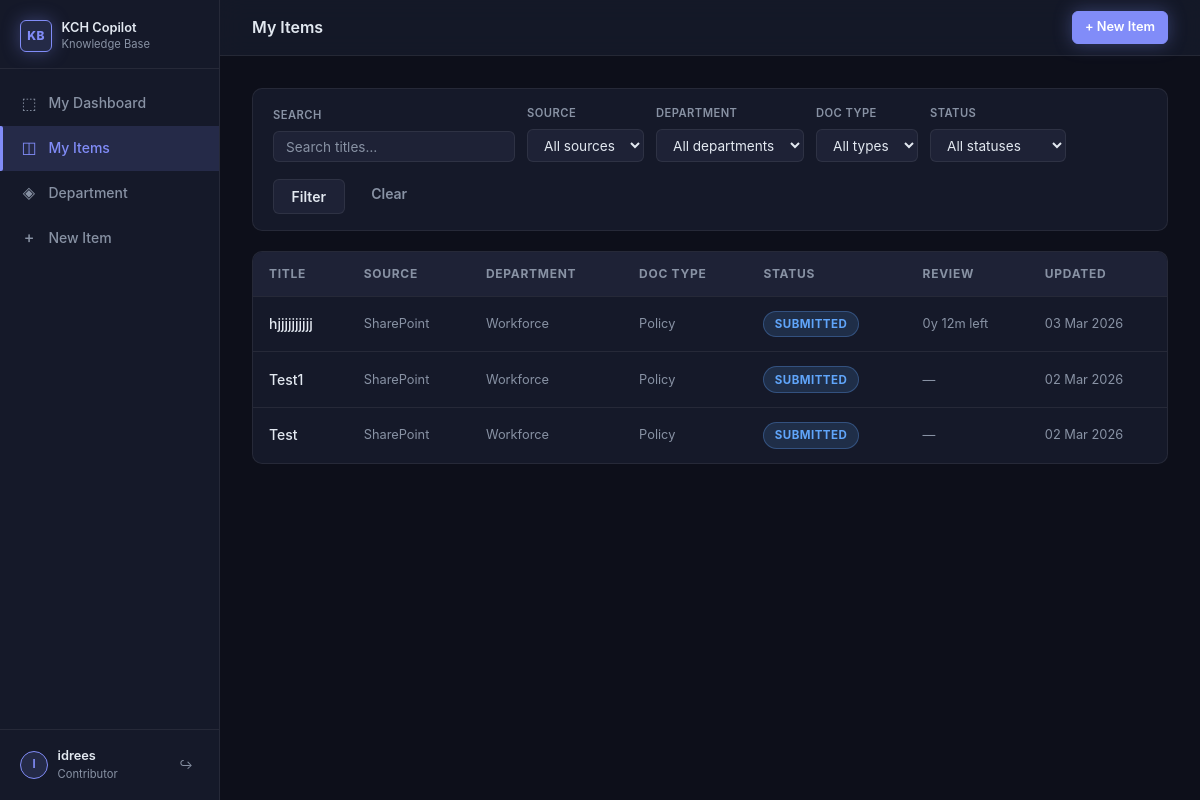
Page /app/items (signed in) on the committed database.
### models.py (models this page shows)
class KnowledgeItem(Base):
    __tablename__ = "knowledge_items"
    id = Column(Integer, primary_key=True, autoincrement=True)
    title = Column(String, nullable=False)
    summary = Column(Text, nullable=True)
    text_content = Column(Text, nullable=True)
    source_id = Column(Integer, ForeignKey("sources.id"), nullable=True)
    department_id = Column(Integer, ForeignKey("departments.id"), nullable=True)
    document_type_id = Column(Integer, ForeignKey("document_types.id"), nullable=True)
    owner_id = Column(Integer, ForeignKey("users.id"), nullable=False)
    status_id = Column(Integer, ForeignKey("statuses.id"), nullable=True)
    is_locked = Column(Boolean, default=False)
    review_due_date = Column(DateTime, nullable=True)
    created_at = Column(DateTime, default=datetime.utcnow)
    updated_at = Column(DateTime, default=datetime.utcnow, onupdate=datetime.utcnow)
    source = relationship("Source", back_populates="items")
    department = relationship("Department", back_populates="items")
    document_type = relationship("DocumentType", back_populates="items")
    owner = relationship("User", back_populates="items")
    status = relationship("Status", back_populates="items")
    files = relationship("ItemFile", back_populates="item", cascade="all, delete-orphan")
    status_history = relationship("StatusHistory", back_populates="item", order_by="StatusHistory.created_at")

class Source(Base):
    __tablename__ = "sources"
    id = Column(Integer, primary_key=True, autoincrement=True)
    name = Column(String, nullable=False)
    description = Column(Text, nullable=True)
    is_active = Column(Boolean, default=True)
    created_at = Column(DateTime, default=datetime.utcnow)
    items = relationship("KnowledgeItem", back_populates="source")

class Department(Base):
    __tablename__ = "departments"
    id = Column(Integer, primary_key=True, autoincrement=True)
    name = Column(String, unique=True, nullable=False)
    created_at = Column(DateTime, default=datetime.utcnow)
    users = relationship("User", back_populates="department")
    items = relationship("KnowledgeItem", back_populates="department")

class DocumentType(Base):
    __tablename__ = "document_types"
    id = Column(Integer, primary_key=True, autoincrement=True)
    name = Column(String, unique=True, nullable=False)
    created_at = Column(DateTime, default=datetime.utcnow)
    items = relationship("KnowledgeItem", back_populates="document_type")

class Status(Base):
    __tablename__ = "statuses"
    id = Column(Integer, primary_key=True, autoincrement=True)
    name = Column(String, nullable=False)
    sort_order = Column(Integer, default=0)
    admin_only = Column(Boolean, default=False)
    color_class = Column(String, default="status-default")
    is_active = Column(Boolean, default=True)
    items = relationship("KnowledgeItem", back_populates="status")
    history_from = relationship(
        "StatusHistory", foreign_keys="StatusHistory.from_status_id", back_populates="from_status"
    )
    history_to = relationship(
        "StatusHistory", foreign_keys="StatusHistory.to_status_id", back_populates="to_status"
    )

### routers/app.py (the view)
@router.get("/items", response_class=HTMLResponse)
async def items_list(
    request: Request,
    session: dict = Depends(require_session),
    db: Session = Depends(get_db),
    source_id: int = None,
    department_id: int = None,
    document_type_id: int = None,
    status_id: int = None,
    q: str = None,
):
    user_id = session["user_id"]
    query = db.query(KnowledgeItem).filter(KnowledgeItem.owner_id == user_id)
    if source_id:
        query = query.filter(KnowledgeItem.source_id == source_id)
    if department_id:
        query = query.filter(KnowledgeItem.department_id == department_id)
    if document_type_id:
        query = query.filter(KnowledgeItem.document_type_id == document_type_id)
    if status_id:
        query = query.filter(KnowledgeItem.status_id == status_id)
    if q:
        query = query.filter(KnowledgeItem.title.ilike(f"%{q}%"))
    items = query.order_by(KnowledgeItem.updated_at.desc()).all()
    return templates.TemplateResponse("app/items.html", {
        "request": request,
        "items": items,
        "sources": db.query(Source).filter(Source.is_active == True).order_by(Source.name).all(),
        "departments": db.query(Department).order_by(Department.name).all(),
        "document_types": db.query(DocumentType).order_by(DocumentType.name).all(),
        "statuses": db.query(Status).filter(Status.is_active == True).order_by(Status.sort_order).all(),
        "filters": {
            "source_id": source_id,
            "department_id": department_id,
            "document_type_id": document_type_id,
            "status_id": status_id,
            "q": q or "",
        },
        "msg": request.query_params.get("msg"),
        "error": request.query_params.get("error"),
    })

### templates/app/items.html (shortened to what this page needs)
{% extends "base.html" %}
{% block page_title %}My Items{% endblock %}
{% block header_actions %}
  <a href="/app/items/new" class="btn btn-primary btn-sm">+ New Item</a>
{% endblock %}
{% block content %}
<form method="get" action="/app/items">
  <div class="filters-bar">
    <div class="form-group">
      <label class="field-label">Search</label>
      <input type="text" name="q" class="field-input" placeholder="Search titles…" value="{{ filters.q }}">
    </div>
    <div class="form-group">
      <label class="field-label">Source</label>
      <select name="source_id" class="field-select">
        <option value="">All sources</option>
      </select>
    </div>
    <div class="form-group">
      <label class="field-label">Department</label>
      <select name="department_id" class="field-select">
        <option value="">All departments</option>
      </select>
    </div>
    <div class="form-group">
      <label class="field-label">Doc type</label>
      <select name="document_type_id" class="field-select">
        <option value="">All types</option>
      </select>
    </div>
    <div class="form-group">
      <label class="field-label">Status</label>
      <select name="status_id" class="field-select">
        <option value="">All statuses</option>
      </select>
    </div>
    <div class="form-group" style="display:flex;align-items:flex-end;gap:.5rem;">
      <button type="submit" class="btn btn-secondary">Filter</button>
      <a href="/app/items" class="btn btn-ghost">Clear</a>
    </div>
  </div>
</form>
{% if items %}
<div class="table-wrap">
  <table>
    <thead>
      <tr>
        <th>Title</th>
        <th>Source</th>
        <th>Department</th>
        <th>Doc type</th>
        <th>Status</th>
        <th>Review</th>
        <th>Updated</th>
      </tr>
    </thead>
    <tbody>
      {% for item in items %}
      <tr>
        <td>
          <a href="/app/items/{{ item.id }}" style="color:var(--text);font-weight:500;">{{ item.title }}</a>
        </td>
        <td class="text-sm text-muted">{{ item.source.name if item.source else "—" }}</td>
        <td class="text-sm text-muted">{{ item.department.name if item.department else "—" }}</td>
        <td class="text-sm text-muted">{{ item.document_type.name if item.document_type else "—" }}</td>
        <td>
          {% if item.status %}
          <span class="badge {{ item.status.color_class }}">{{ item.status.name }}</span>
          {% else %}—{% endif %}
        </td>
        <td class="text-sm text-muted">{{ review_label(item.review_due_date) or "—" }}</td>
        <td class="text-sm text-muted">{{ item.updated_at.strftime("%d %b %Y") if item.updated_at else "—" }}</td>
      </tr>
      {% endfor %}
    </tbody>
  </table>
</div>
{% else %}
<div class="empty-state">
  <h3>No items found</h3>
  <p>{% if filters.q or filters.source_id or filters.status_id %}Try adjusting your filters.{% else %}Submit your first knowledge item.{% endif %}</p>
  <a href="/app/items/new" class="btn btn-primary">New item</a>
</div>
{% endif %}
{% endblock %}

### static/style.css (style rules this page uses)
:root { --bg: #0d0f1a; --surface: #151929; --surface-2: #1e2236; --surface-3: #252a42; --text: #e2e8f0; --text-muted: #8892a4; --border: rgba(255, 255, 255, 0.07); --border-focus: rgba(129, 140, 248, 0.5); --accent: #818cf8; --accent-dim: rgba(129, 140, 248, 0.15); --accent-glow: 0 0 18px rgba(129, 140, 248, 0.35); --success: #4ade80; --success-dim: rgba(74, 222, 128, 0.12); --danger: #f87171; --danger-dim: rgba(248, 113, 113, 0.12); --warning: #fbbf24; --warning-dim: rgba(251, 191, 36, 0.12); --info: #38bdf8; --info-dim: rgba(56, 189, 248, 0.12); --radius: 10px; --radius-sm: 6px; --transition: 150ms ease; --sidebar-w: 220px; --header-h: 56px; --font: -apple-system, BlinkMacSystemFont, 'Segoe UI', Roboto, 'Inter', sans-serif; }
*, *::before, *::after { box-sizing: border-box; margin: 0; padding: 0; }
html { height: 100%; }
body { font-family: var(--font); font-size: 15px; line-height: 1.6; color: var(--text); background: var(--bg); min-height: 100%; }
a { color: var(--accent); text-decoration: none; }
.table-wrap { background: var(--surface); border: 1px solid var(--border); border-radius: var(--radius); overflow: hidden; }
table { width: 100%; border-collapse: collapse; }
thead th { background: var(--surface-2); padding: .75rem 1rem; text-align: left; font-size: .75rem; font-weight: 700; text-transform: uppercase; letter-spacing: .06em; color: var(--text-muted); border-bottom: 1px solid var(--border); white-space: nowrap; }
tbody td { padding: .875rem 1rem; border-bottom: 1px solid var(--border); font-size: .875rem; color: var(--text); vertical-align: middle; }
tbody tr:last-child td { border-bottom: none; }
.form-group { margin-bottom: 1.25rem; }
.field-label { display: block; font-size: .8rem; font-weight: 600; color: var(--text-muted); margin-bottom: .4rem; text-transform: uppercase; letter-spacing: .04em; }
.field-input, .field-select, .field-textarea { width: 100%; background: var(--surface-2); border: 1px solid var(--border); border-radius: var(--radius-sm); padding: .6rem .9rem; color: var(--text); font-size: .9rem; font-family: var(--font); transition: border-color var(--transition), box-shadow var(--transition); outline: none; }
.field-input::placeholder { color: var(--text-muted); }
.field-select option { background: var(--surface-2); }
.btn { display: inline-flex; align-items: center; gap: .4rem; padding: .5rem 1.1rem; border-radius: var(--radius-sm); font-size: .875rem; font-weight: 600; font-family: var(--font); cursor: pointer; border: 1px solid transparent; transition: all var(--transition); text-decoration: none; white-space: nowrap; }
.btn-primary { background: var(--accent); color: #fff; border-color: var(--accent); box-shadow: var(--accent-glow); }
.btn-secondary { background: var(--surface-2); color: var(--text); border-color: var(--border); }
.btn-ghost { background: transparent; color: var(--text-muted); border-color: transparent; }
.btn-sm { padding: .3rem .75rem; font-size: .8rem; }
.badge { display: inline-flex; align-items: center; padding: .2rem .65rem; border-radius: 999px; font-size: .72rem; font-weight: 700; letter-spacing: .04em; text-transform: uppercase; }
.status-submitted { background: rgba(96, 165, 250, 0.15); color: #60a5fa; border: 1px solid rgba(96, 165, 250, 0.3); }
.filters-bar { background: var(--surface); border: 1px solid var(--border); border-radius: var(--radius); padding: 1rem 1.25rem; display: flex; gap: .75rem; flex-wrap: wrap; align-items: flex-end; margin-bottom: 1.25rem; }
.filters-bar .form-group { margin-bottom: 0; }
.filters-bar .field-label { font-size: .7rem; }
.filters-bar .field-input, .filters-bar .field-select { padding: .4rem .75rem; font-size: .85rem; }
.text-muted { color: var(--text-muted); }
.text-sm { font-size: .8rem; }

### rows in the picture
KnowledgeItem: title "hjjjjjjjjjj", source "SharePoint", department "Workforce", document_type "Policy", status.name "SUBMITTED", review_due_date "0y 12m left", updated_at "03 Mar 2026"
KnowledgeItem: title "Test1", source "SharePoint", department "Workforce", document_type "Policy", status.name "SUBMITTED", review_due_date "—", updated_at "02 Mar 2026"
KnowledgeItem: title "Test", source "SharePoint", department "Workforce", document_type "Policy", status.name "SUBMITTED", review_due_date "—", updated_at "02 Mar 2026"

### other values in the picture
{{ current_username(request)[:1] | upper }} "I"
{{ current_username(request) }} "idrees"
